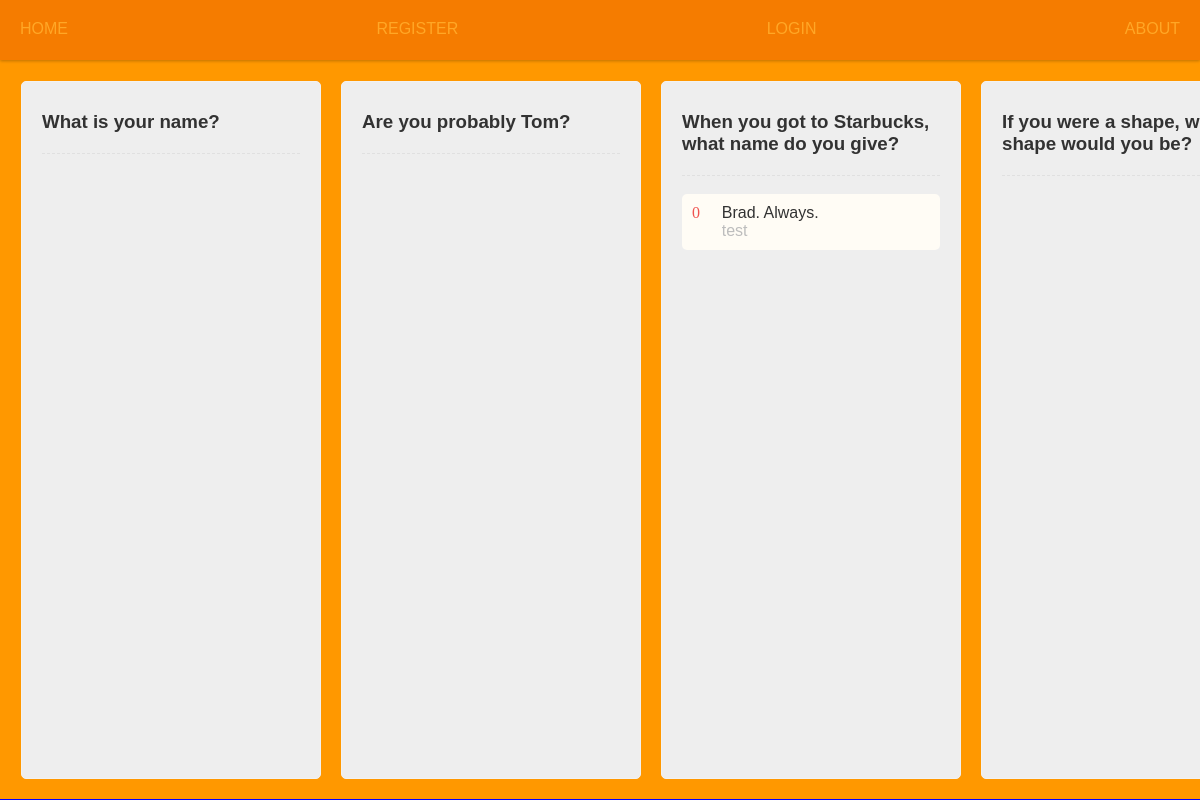
Before: /quokka/ with the older database file.
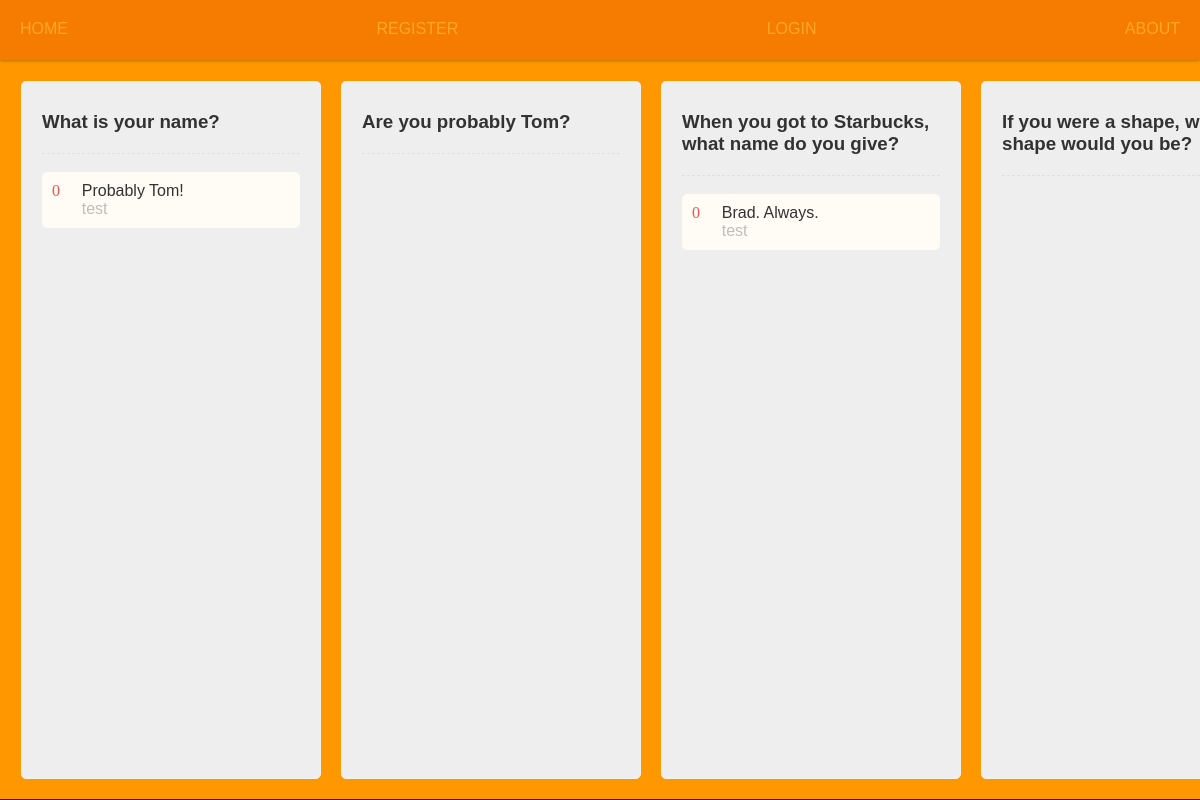
After: the same page with the newer database file.
### quokka/models.py (models this page shows, shortened)
class Question(models.Model):
	id = models.AutoField(primary_key=True)
	text = models.CharField(max_length=512)

class Answer(models.Model):
	id = models.AutoField(primary_key=True)
	text = models.CharField(max_length=1024)
	question = models.ForeignKey(Question, on_delete=models.CASCADE)
	author = models.ForeignKey(User, on_delete=models.CASCADE)

### quokka/views.py (the view)
def index(request):
    question_list = Question.objects.all()
    answer_list = Answer.objects.all()
    vote_list = Vote.objects.all()
    context_dict = {'questions': question_list, 'answers': answer_list, 'votes': vote_list}
    response = render(request, 'quokka/index.html', context_dict)
    visits = int(request.COOKIES.get('visits', '1'))
    reset_last_visit_time = False
    if 'last_visit' in request.COOKIES:
        last_visit = request.COOKIES['last_visit']
        last_visit_time = datetime.strptime(last_visit[:-7], "%Y-%m-%d %H:%M:%S")
        if (datetime.now() - last_visit_time).days > 0:
            visits = visits + 1
            reset_last_visit_time = True
    else:
        reset_last_visit_time = True
        context_dict['visits'] = visits
        response = render(request, 'quokka/index.html', context_dict)
    if reset_last_visit_time:
        response.set_cookie('last_visit', datetime.now())
        response.set_cookie('visits', visits)
    return response

### quokka/templatetags/quokka_extras.py (called while the page is built)
@register.simple_tag
def get_vote_count(answer_id, votes):
	count = 0
	for vote in votes:
		if vote.answer.id == answer_id:
			if vote.score == 1:
				count += 1
			elif vote.score == -1:
				count -= 1
	return count

### templates/quokka/index.html (shortened to what this page needs)
{% extends 'base.html' %}
{% load staticfiles %}
{% load quokka_extras %}
{% block body_block %}
{% if questions %}
 	<ul class="questions">
 		{% for question in questions %}
 		<li class="question" id="q-{{ question.id }}">
 			<h3>{{ question.text }}</h3>
 			<ul class="answers">
 				{% for answer in answers %}
 					{% ifequal answer.question.id|slugify question.id|slugify %}
	 					<li class="answer" id="a-{{ answer.id }}">
	 						<div class="votes">
	 							<div id="score">
	 								{% get_vote_count answer.id votes %}
	 							</div>
	 						</div>
	 						<div class="text">
	 							{{ answer.text }}
	 							<p class="username">{{ answer.author.username }}</p>
	 						</div>
	 					</li>
 					{% endifequal %}
 				{% endfor %}
 			</ul>
 		</li>
 		{% endfor %}
 	</ul>
 {% else %}
 	<p>There are no questions available.</p>
 {% endif %}
{% endblock body_block %}

### templates/base.html (shortened to what this page needs)
<!DOCTYPE html>
<html lang="en">
    <head>
        {% load staticfiles %}
        <link rel="stylesheet" href="{% static 'css/style.css' %}" />
        <link href='https://maxcdn.bootstrapcdn.com/font-awesome/4.5.0/css/font-awesome.min.css', rel='stylesheet' />
    </head>
    <body>
    	<nav>
            <div class="nav-wrapper">
        	    <ul>
        	    	<li><a href="{% url 'index' %}">Home</a></li>
        	    {% if user.is_authenticated %}
        	        <li><a href="{% url 'add_answer' %}">Add an answer</a></li>
                     <li><a href="{% url 'auth_logout' %}?next=/quokka/">Logout</a></li>
        	    {% else %}
                    <li><a href="{% url 'registration_register' %}">Register</a></li>
                    <li><a href="{% url 'auth_login' %}">Login</a></li>
        	    {% endif %}
        	        <li><a href="{% url 'about' %}">About</a></li>
        	    </ul>
            </div>
    	</nav>
        <div>
            {% block body_block %}{% endblock %}
        </div>
    </body>
</html>

### static/css/style.css (style rules this page uses)
* { box-sizing: border-box; }
html, body { margin: 0; padding: 0; font-family: sans-serif; color: #323232; }
nav ul { list-style-type: none; padding-left: 0; display: flex; justify-content: space-between; margin: 0; }
.nav-wrapper { max-width: 1200px; margin: 0 auto; }
nav { background-color: #f57c00; box-shadow: 0 1px 3px rgba(0,0,0,0.10), 0 1px 3px rgba(0,0,0,0.17); position: fixed; width: 100%; z-index: 1; height: 60px; }
nav a { color: #ffa726; text-decoration: none; text-transform: uppercase; padding: 20px; display: block; transition: color 0.5s ease; }
ul.questions { list-style-type: none; border: 1px solid blue; height: 100%; position: absolute; top: 0; left: 0; right: 0; bottom: 0; padding: 80px 20px 20px 20px; display: flex; margin: 0 -10px; overflow-y: auto; background-color: #ff9800 }
li.question { vertical-align: top; flex: 1; min-width: 300px; height: 100%; overflow-y: auto; padding: 10px 20px; margin: 0 10px; border-radius: 5px; background-color: #eeeeee; border: 1px solid #f2f2f2; }
.question h3 { padding-bottom: 20px; border-bottom: 1px dashed #E0E0E0; }
ul.answers { list-style-type: none; padding-left: 0; }
li.answer { width: 100%; margin-bottom: 10px; padding: 10px; border-radius: 5px; background-color: #FFFCF5; display: flex; }
.answer .text { flex: 7; }
.answer .votes { flex: 1; font-family: 'FontAwesome'; color: #ef5350; }
.username { color: #bdbdbd; font-weight: 100; margin: 0; }

Changed rows visible on the page:
added Answer: id "0", text "Probably Tom!", author.username "test", shown under Question "What is your name?"
